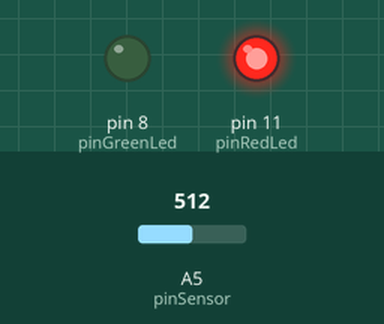
The sketch below on a simulated Arduino Uno, built with avr-gcc and run on an emulated ATmega328P. On the bench: output pins drawn as LEDs (lit = HIGH). The inputs (shaded band) are chosen by the test bench; at power-on: A5 (pinSensor) = 512.

Above: at 5.8 s.
5.9 s: A5 (pinSensor) set to 265
11.9 s: A5 (pinSensor) set to 233
At 15.9 s:
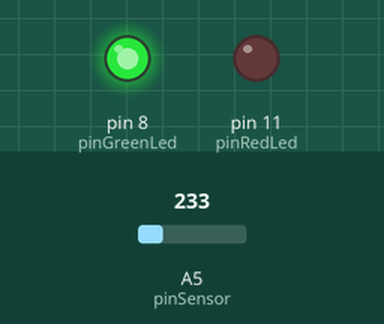
17.9 s: A5 (pinSensor) set to 260
At 20.9 s:
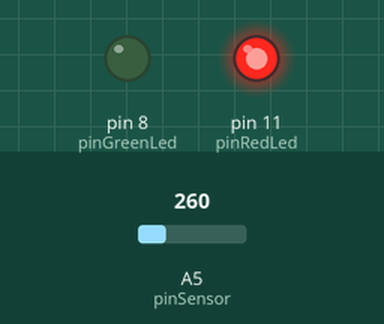
23.9 s: A5 (pinSensor) set to 240
At 26.0 s:
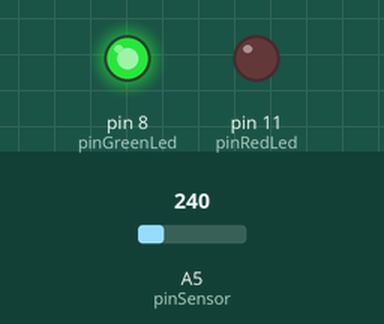
Timing chart, 0 to 27.5 s (numbered marks = the images above; inputs shaded):
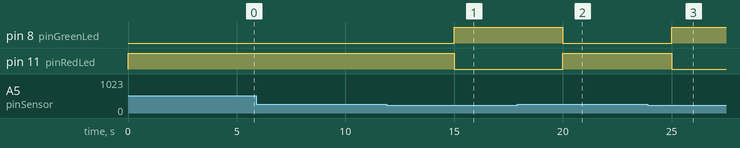

The sketch:

sketch_apr12a.ino
```cpp
int pinRedLed = 11;
int pinGreenLed = 8;
int pinSensor = A5;
int THRESHOLD = 250;
void setup() {
pinMode(pinRedLed, OUTPUT);
pinMode(pinGreenLed, OUTPUT);
pinMode(pinSensor, INPUT);
Serial.begin(9600);
}
void loop() {
int analogValue = analogRead(pinSensor);
Serial.println("Val: " +analogValue);
digitalWrite(pinGreenLed, HIGH);
if (analogValue >= THRESHOLD) {
digitalWrite(pinGreenLed, LOW);
digitalWrite(pinRedLed, HIGH);
}
else {
digitalWrite(pinRedLed, LOW);
}
delay(5000);
}
```

Measured:
- the behaviour switches between 250 and 249 on A5 (pinSensor) (found by bisection; images 0 and 1)
- after the input at 11.9 s, pin 8 (pinGreenLed): LOW → HIGH after 3.1 s; pin 11 (pinRedLed): HIGH → LOW after 3.1 s
- after the input at 17.9 s, pin 8 (pinGreenLed): HIGH → LOW after 2.1 s; pin 11 (pinRedLed): LOW → HIGH after 2.1 s
- after the input at 23.9 s, pin 8 (pinGreenLed): LOW → HIGH after 1.1 s; pin 11 (pinRedLed): HIGH → LOW after 1.1 s
